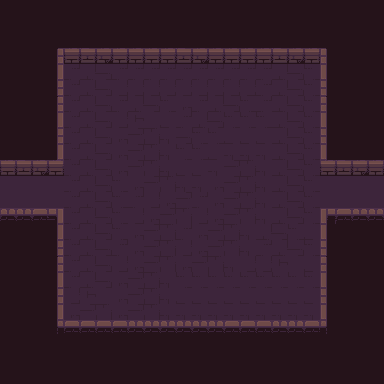

This game map was drawn from its Tiled (.tmx) file and the tilesets committed beside it. A one-line description and the trimmed map source follow:
An orthogonal 24x24 tile map with 16x16 px tiles, 5 tile layers (background, road, wall, item, ...), 1 hidden layer not drawn, 3 tilesets.

<map version="1.2" tiledversion="1.3.4" orientation="orthogonal" renderorder="right-down" compressionlevel="0" width="24" height="24" tilewidth="16" tileheight="16" infinite="0" nextlayerid="8" nextobjectid="1">
 <tileset firstgid="1" name="Dungeon_Tileset" tilewidth="16" tileheight="16" tilecount="100" columns="10">
  <image source="Dungeon_Tileset.png" width="160" height="160" />
 </tileset>
 <tileset firstgid="101" name="flag" tilewidth="16" tileheight="16" tilecount="4" columns="4">
  <image source="flag.png" width="64" height="16" />
  <tile id="0">
   <animation>
    <frame tileid="3" duration="200" />
    <frame tileid="2" duration="200" />
    <frame tileid="1" duration="200" />
    <frame tileid="0" duration="200" />
   </animation>
  </tile>
 </tileset>
 <tileset firstgid="105" name="torch" tilewidth="16" tileheight="16" tilecount="4" columns="4">
  <image source="torch.png" width="64" height="16" />
  <tile id="0">
   <animation>
    <frame tileid="3" duration="200" />
    <frame tileid="2" duration="200" />
    <frame tileid="1" duration="200" />
    <frame tileid="0" duration="200" />
   </animation>
  </tile>
 </tileset>
 <layer id="1" name="background" width="24" height="24">
  <data>[576 cells, 576 non-empty, 1 distinct tile ids]</data>
 </layer>
 <layer id="5" name="road" width="24" height="24">
  <data>[576 cells, 272 non-empty, 1 distinct tile ids]</data>
 </layer>
 <layer id="3" name="wall" width="24" height="24">
  <data>[576 cells, 76 non-empty, 20 distinct tile ids]</data>
 </layer>
 <layer id="4" name="item" width="24" height="24">
  <data>[576 cells, 0 non-empty, 0 distinct tile ids]</data>
 </layer>
 <layer id="7" name="pickarea" width="24" height="24">
  <data>[576 cells, 256 non-empty, 12 distinct tile ids]</data>
 </layer>
 <layer id="6" name="smog" width="24" height="24" visible="0">
  <data>[576 cells, 576 non-empty, 1 distinct tile ids]</data>
 </layer>
</map>
